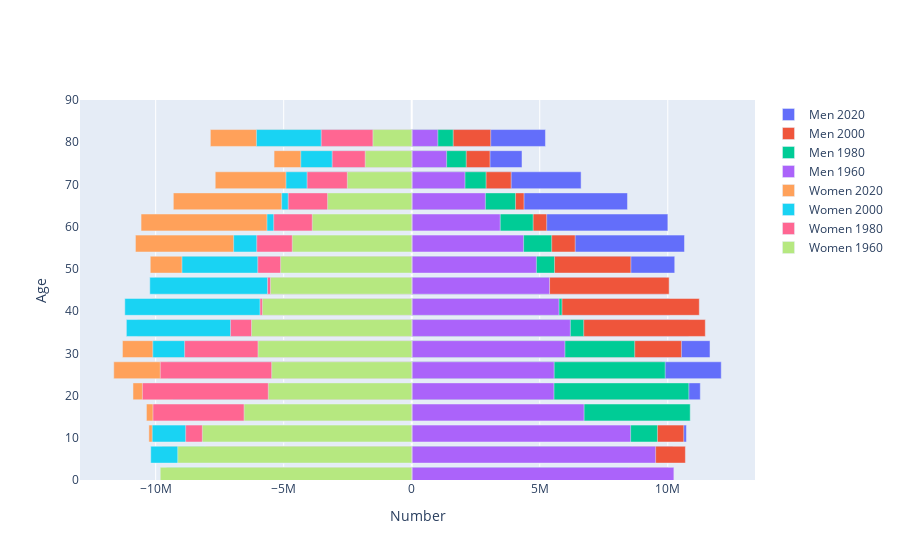

Notebook cell for this chart:
### Markdown cell above
### [C] Animated Population Pyramid 

**Function `animated_pop_pyramid` that takes input of region code as a string and an array of years of interest to create a color coded interactive graph showing population across age-sex groups.**

### Code cell
def animated_pop_pyramid(place, year):
    years = year
    
    df = wbdata.get_dataframe(variables,country=place)
    #df = df.loc[years,:]
    
    layout = go.Layout(barmode='overlay',
                   yaxis=go.layout.YAxis(range=[0, 90], title='Age'),
                   xaxis=go.layout.XAxis(title='Number'))

    # This makes a list of graphs, year by year
    bins = [go.Bar(x = df.loc[str(year),:].filter(regex="Male").values,
                   y = [int(s[:2])+1 for s in age_ranges],
                   orientation='h',
                   name='Men {:d}'.format(year),
                   hoverinfo='skip'
                  )
            for year in years]

    bins += [go.Bar(x = -df.loc[str(year),:].filter(regex="Female").values,
                    y=[int(s[:2])+1 for s in age_ranges],
                    orientation='h',
                    name='Women {:d}'.format(year),
                    hoverinfo='skip',
                   )
             for year in years]

    py.iplot(dict(data=bins, layout=layout))
    
    
animated_pop_pyramid('USA', np.arange(2020, 1959, -20))

### Figure 1 — Plotly figure (JSON) as saved in the notebook; plotly's stock layout.template omitted (floating-point values rounded to 4 significant figures)
{"data": [{"hoverinfo": "skip", "name": "Men 2020", "orientation": "h", "type": "bar", "x": [10008934, 10199386, 10728070, 10784617, 11270787, 12088740, 11648827, 10809054, 10072161, 9923364, 10272193, 10652968, 10003781, 8426438, 6615032, 4307135, 5223136], "y": [1, 6, 11, 16, 21, 26, 31, 36, 41, 46, 51, 56, 61, 66, 71, 76, 81]}, {"hoverinfo": "skip", "name": "Men 2000", "orientation": "h", "type": "bar", "x": [10016933, 10688613, 10624729, 10240027, 9721455, 9777597, 10534160, 11466430, 11231294, 10054003, 8558424, 6385263, 5270993, 4385576, 3885130, 3058278, 3085077], "y": [1, 6, 11, 16, 21, 26, 31, 36, 41, 46, 51, 56, 61, 66, 71, 76, 81]}, {"hoverinfo": "skip", "name": "Men 1980", "orientation": "h", "type": "bar", "x": [8463762, 8605060, 9597375, 10877439, 10822343, 9899963, 8708101, 6716734, 5868372, 5364274, 5577126, 5466145, 4742309, 4054014, 2904349, 2129609, 1620875], "y": [1, 6, 11, 16, 21, 26, 31, 36, 41, 46, 51, 56, 61, 66, 71, 76, 81]}, {"hoverinfo": "skip", "name": "Men 1960", "orientation": "h", "type": "bar", "x": [10238685, 9525497, 8548461, 6731386, 5555263, 5563060, 5983064, 6195714, 5752925, 5383625, 4869446, 4368952, 3457302, 2876681, 2080484, 1362954, 1019847], "y": [1, 6, 11, 16, 21, 26, 31, 36, 41, 46, 51, 56, 61, 66, 71, 76, 81]}, {"hoverinfo": "skip", "name": "Women 2020", "orientation": "h", "type": "bar", "x": [-9577130, -9753806, -10264666, -10360836, -10885842, -11637241, -11297895, -10707571, -10129333, -10038434, -10211211, -10790474, -10570540, -9310841, -7673976, -5375971, -7863732], "y": [1, 6, 11, 16, 21, 26, 31, 36, 41, 46, 51, 56, 61, 66, 71, 76, 81]}, {"hoverinfo": "skip", "name": "Women 2000", "orientation": "h", "type": "bar", "x": [-9579004, -10192810, -10135280, -9725920, -9344886, -9538662, -10112523, -11144825, -11205597, -10229800, -8973790, -6955397, -5652813, -5079452, -4910435, -4332662, -6064574], "y": [1, 6, 11, 16, 21, 26, 31, 36, 41, 46, 51, 56, 61, 66, 71, 76, 81]}, {"hoverinfo": "skip", "name": "Women 1980", "orientation": "h", "type": "bar", "x": [-7953354, -8070483, -8829058, -10105881, -10517584, -9819823, -8869998, -7076894, -5925136, -5632004, -6012735, -6053367, -5390326, -4823115, -4086358, -3106344, -3534692], "y": [1, 6, 11, 16, 21, 26, 31, 36, 41, 46, 51, 56, 61, 66, 71, 76, 81]}, {"hoverinfo": "skip", "name": "Women 1960", "orientation": "h", "type": "bar", "x": [-9822118, -9138174, -8176948, -6545780, -5600344, -5468512, -6002936, -6256241, -5832191, -5515471, -5120806, -4665114, -3883519, -3285269, -2513932, -1815555, -1514744], "y": [1, 6, 11, 16, 21, 26, 31, 36, 41, 46, 51, 56, 61, 66, 71, 76, 81]}], "layout": {"barmode": "overlay", "xaxis": {"title": {"text": "Number"}}, "yaxis": {"range": [0, 90], "title": {"text": "Age"}}}}
